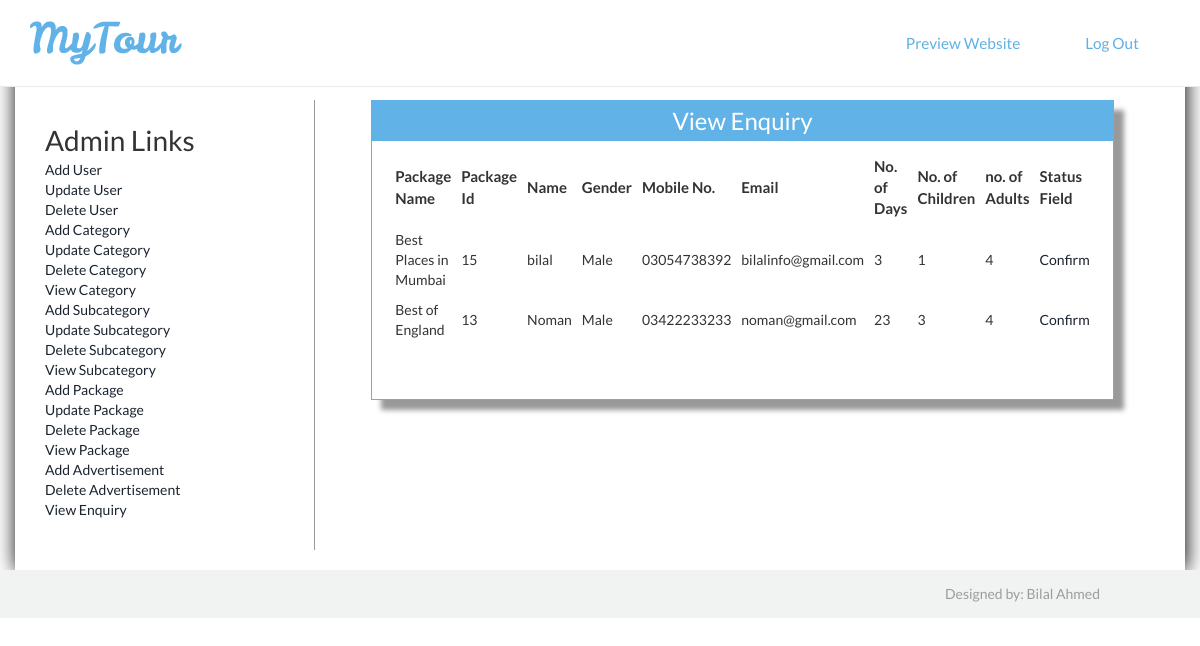
The page /Admin/viewenquiry.php (signed in) on the database its author committed.
### tables this page shows
CREATE TABLE IF NOT EXISTS `enquiry` (
`Enquiryid` int(50) NOT NULL,
  `Packageid` int(50) NOT NULL,
  `Name` varchar(200) NOT NULL,
  `Gender` varchar(20) NOT NULL,
  `Mobileno` varchar(20) NOT NULL,
  `Email` varchar(50) NOT NULL,
  `NoofDays` int(50) NOT NULL,
  `Child` int(50) NOT NULL,
  `Adults` int(50) NOT NULL,
  `Message` varchar(900) NOT NULL,
  `Statusfield` varchar(200) NOT NULL
);

CREATE TABLE IF NOT EXISTS `package` (
`Packid` int(200) NOT NULL,
  `Packname` varchar(1000) NOT NULL,
  `Category` int(200) NOT NULL,
  `Subcategory` int(200) NOT NULL,
  `Packprice` int(200) NOT NULL,
  `Pic1` varchar(8000) NOT NULL,
  `Pic2` varchar(8000) NOT NULL,
  `Pic3` varchar(8000) NOT NULL,
  `Detail` varchar(8000) NOT NULL
);

### Admin/viewenquiry.php (the view, shortened to what this page needs)
<!DOCTYPE html>
<html>
<head>
<link href="style.css" rel="stylesheet" type="text/css" />
<link href="../css/bootstrap.css" rel='stylesheet' type='text/css'/>
<link href="../css/style.css" rel="stylesheet" type="text/css" media="all"/>
<link href="../css/animate.css" rel="stylesheet" type="text/css" media="all">
</head>
<body>
<?php include('function.php'); ?>
<?php include('top.php'); ?>
<div style="padding-top:100px; box-shadow:1px 1px 20px black; min-height:570px" class="container">
<div class="col-sm-3" style="border-right:1px solid #999; min-height:450px;">
<?php include('left.php'); ?>
</div>
<div class="col-sm-9">
<form method="post">
<table border="0" width="90%" height="300px" align="center" class="tableshadow">
<tr><td class="toptd">View Enquiry</td></tr>
<tr><td align="center" valign="top" style="padding-top:10px;">
<table border="0" align="center" width="95%">
<tr><td style="font-size:15px; padding:5px; font-weight:bold;" >Package Name</td>
<td style="font-size:15px; padding:5px; font-weight:bold; ">Package Id</td>
<td style="font-size:15px; padding:5px; font-weight:bold;">Name</td>
<td style="font-size:15px; padding:5px; font-weight:bold;">Gender</td>
<td style="font-size:15px; padding:5px; font-weight:bold;">Mobile No.</td>
<td style="font-size:15px; padding:5px; font-weight:bold;">Email</td>
<td style="font-size:15px; padding:5px; font-weight:bold;">No. of Days</td>
<td style="font-size:15px; padding:5px; font-weight:bold;">No. of Children</td>
<td style="font-size:15px; padding:5px; font-weight:bold;">no. of Adults</td>
<td style="font-size:15px; padding:5px; font-weight:bold;">Status Field</td></tr>
<?php
$s="select * from enquiry,package where enquiry.Packageid=package.Packid";
$result=mysqli_query($cn,$s);
while($data=mysqli_fetch_array($result))
{
		echo "<td style=' padding:5px;'>$data[12]</td>
		<td style=' padding:5px;'>$data[1]</td>
		<td style=' padding:5px;'>$data[2]</td>
		<td style=' padding:5px;'>$data[3]</td>
		<td style=' padding:5px;'>$data[4]</td>
		<td style=' padding:5px;'>$data[5]</td>
		<td style=' padding:5px;'>$data[6]</td>
		<td style=' padding:5px;'>$data[7]</td>
		<td style=' padding:5px;'>$data[8]</td>
		<td style=' padding:5px;'><a href='chstatus.php?eid=$data[0]'>$data[10]</a></td>
		</tr>";
}
?>
</table>
</form>
</div>
</div>
<?php include('bottom.php'); ?>
</body>
</html>

### Admin/style.css (style rules this page uses)
.tableshadow { box-shadow:10px 10px 5px #999; padding-top:40px; border:solid 1px #60b2e7 }
.toptd { color:white; font-size:24px; text-align:center; height:40px; background-color:#60b2e7 }

### css/style.css (style rules this page uses)
body { margin:0; padding:0; font-family: 'Lato', sans-serif; -webkit-appearance:none; }
body a { transition:0.5s all; -webkit-transition:0.5s all; -moz-transition:0.5s all; -o-transition:0.5s all; -ms-transition:0.5s all; }
.container:after { content: "\0020"; display: block; height: 0; clear: both; visibility: hidden; }

### rows shown on the page
enquiry: Packageid.Packname "Best Places in Mumbai", Packageid "15", Name "bilal", Gender "Male", Mobileno "03054738392", Email "bilalinfo@gmail.com", NoofDays "3", Child "1", Adults "4", Statusfield "Confirm"
enquiry: Packageid.Packname "Best of England", Packageid "13", Name "Noman", Gender "Male", Mobileno "03422233233", Email "noman@gmail.com", NoofDays "23", Child "3", Adults "4", Statusfield "Confirm"
